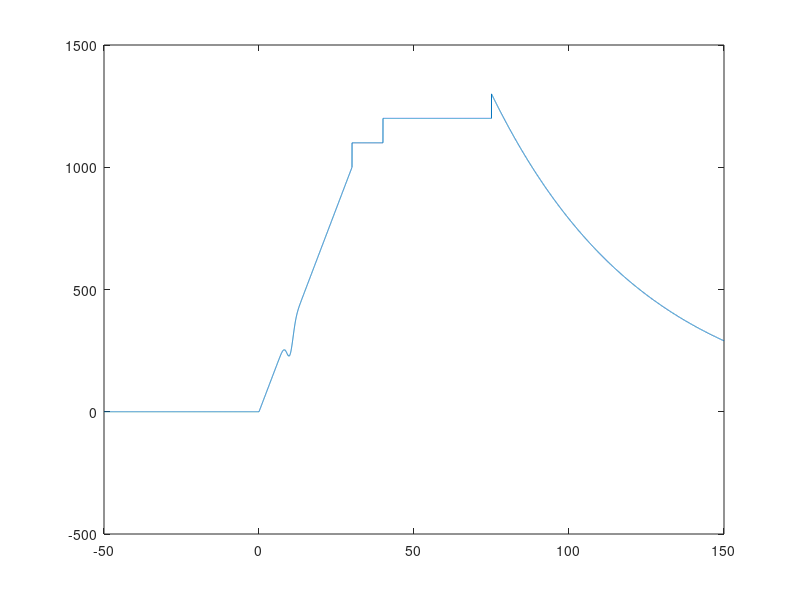

Here is the MATLAB script that generated this plot: (Note: this script raises an error after producing the figure.)
function GenerateSignals()

%% base velocity history
T=1/80; % ns
time=-50:T:150; % ns
velocity=zeros(size(time)); % m/s

t1=30;
v1=1000;
index=(time>0);
velocity(index)=time(index)*v1/t1;

index=(time>30) & (time<40);
velocity(index)=1100;

v2=1200;
t2=75;
index=(time>=40) & (time<t2);
velocity(index)=v2;

index=(time>=t2);
velocity(index)=(v2+100)*exp(-(time(index)-t2)/50);

velocity=velocity-100*exp(-(time-10).^2/(2*1^2));

plot(time,velocity);

time=time*1e-9; % convert ns to s
data=[time(:) velocity(:)];
filename='VelocityProfile.txt';
if exist(filename,'file')
    delete(filename)
end
SMASH.FileAccess.writeFile(filename,data,'%+#10.6e %+#10.6g\n',...
    {'Time (s) Velocity (m/s)'});

% should this use the NoiseSignal class?

%% exampleA : velocity history only
params.wavelength=1550e-9;
params.fshift=1e9;
params.coupling='AC';
loadSMASH -program fringen
signalA=fringen('PDV',filename,params); 
signalA=signalA/(std(signalA)*sqrt(2)); % normalized amplitude to 1

noise=randn(size(signalA));
kernel=-11:11;
kernel=exp(-kernel.^2/(2*3^2));
noise=conv2(noise,kernel,'same');
sigma=0.20;
noise=noise*(sigma/std(noise));
signalA=signalA+noise;

N=numel(signalA);
N2=pow2(nextpow2(N));
transform=fft(signalA,N2);
T=T*1e-9;
f=(0:N2/2)/(N2*T);
f=[f -f(end-1:-1:2)];
profile=1./(1+(f/25e9).^30); % Butterworth filter
transform=transform.*profile(:);
signalA=ifft(transform,'symmetric');
signalA=signalA(1:N);

data=[time(:) signalA(:)];
filename='exampleA.txt';
if exist(filename,'file')
    delete(filename)
end
SMASH.FileAccess.writeFile(filename,data,'%#+10.6e %#+10.4g\n',...
    {'Time (s) Signal (arg)'});


%% exampleB

%% 

end